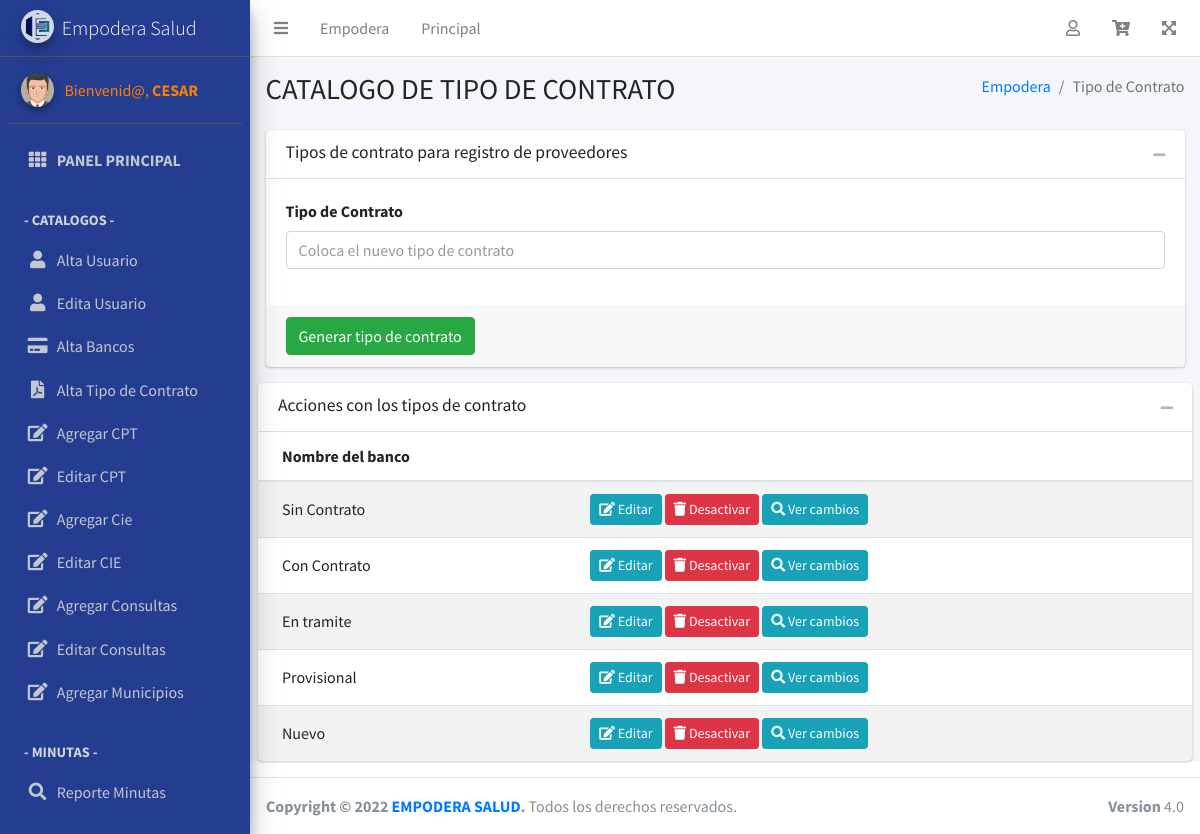
Page /agregarTipoContrato.php (signed in) on the committed database.
### tables this page shows
CREATE TABLE `situacioncontrato`  (
  `idSituacionContrato` int(11) NOT NULL AUTO_INCREMENT,
  `situacion` varchar(255) NULL DEFAULT NULL,
  `estatus` int(11) NULL DEFAULT NULL,
  PRIMARY KEY (`idSituacionContrato`) USING BTREE
);

### agregarTipoContrato.php (the view, shortened to what this page needs)
<?php
require_once ("header.php");
require_once ("menu.php");
include('class/altaTipoContrato.php');
?>
  <div class="content-wrapper">
    <section class="content-header">
      <div class="container-fluid">
        <div class="row mb-2">
          <div class="col-sm-6">
            <h1>CATALOGO DE TIPO DE CONTRATO</h1>
          </div>
          <div class="col-sm-6">
            <ol class="breadcrumb float-sm-right">
              <li class="breadcrumb-item"><a href="#">Empodera</a></li>
              <li class="breadcrumb-item active">Tipo de Contrato</li>
            </ol>
          </div>
        </div>
      </div>
    </section>
    <section class="content">
      <div class="container-fluid">
        <div class="card card-default">
         <form action="" method="POST" autocomplete="off">
          <div class="card-header">
            <h3 class="card-title">Tipos de contrato para registro de proveedores</h3>
            <div class="card-tools">
              <button type="button" class="btn btn-tool" data-card-widget="collapse">
                <i class="fas fa-minus"></i>
              </button>
            </div>
          </div>
          <div class="card-body">
            <div class="row">
              <div class="col-md-12">
                <div class="form-group">
                  <label>Tipo de Contrato</label>
                 <input type="text" class="form-control" id="tipoContrato" name="tipoContrato" placeholder="Coloca el nuevo tipo de contrato" required>
                </div>
              </div>
            </div>
          </div>
          <div class="card-footer">
            <button type="submit" class="btn btn-success">Generar tipo de contrato</button>
          </div>
        </div>
        </div>
    </section>
        <section class="content">
      <div class="card">
        <div class="card-header">
          <h3 class="card-title">Acciones con los tipos de contrato</h3>
          <div class="card-tools">
            <button type="button" class="btn btn-tool" data-card-widget="collapse" title="Collapse">
              <i class="fas fa-minus"></i>
            </button>
          </div>
        </div>
        <div class="card-body p-0">
          <table class="table table-striped projects">
              <thead>
                  <tr>
                    <th>
                          Nombre del banco
                      </th>
                      <th>
                      </th>
                  </tr>
              </thead>
              <tbody>
                <?php
                  $query = 'SELECT * from situacioncontrato';
                            $res = mysqli_query($con,$query);
                            while ($registro = mysqli_fetch_array($res)) {
                              $idSituacionContrato=$registro['idSituacionContrato'];
                              $estatus=$registro['estatus'];
                  ?>
                  <tr>
                    <td>
                          <?php echo $registro['situacion'] ?>
                      </td>
                      <td>
                          <a class="btn btn-info btn-sm" href="editarSituacionContrato?id=<?php echo $idSituacionContrato; ?>">
                              <i class="fas fa-edit">
                              </i>
                              Editar
                          </a>
                          <?php if ($estatus==1) { ?>
                          <button type="button" class="btn btn-danger btn-sm" data-toggle="modal" data-target="#borrarBanco" id="btnDelete" data-id="<?php echo $idSituacionContrato ?>"> <i class="fas fa-trash">
                              </i>
                            Desactivar </button><?php } else { ?>
                            <button type="button" class="btn btn-success btn-sm" data-toggle="modal" data-target="#activarBanco" id="btnActivate" data-id="<?php echo $idSituacionContrato ?>"> <i class="fas fa-check">
                              </i>
                            Activar</button>
                          <?php } ?>
                          <button type="button" class="btn btn-info btn-sm" data-toggle="modal" data-target="#verActualizaciones" id="btnView" data-id="<?php echo $idSituacionContrato ?>"> <i class="fas fa-search">
                              </i>
                            Ver cambios</button>
                      </td>
                  </tr>
                <?php } ?>
              </tbody>
          </table>
        </div>
      </div>
    </section>
  </div>
  </div>
<?php
require_once ("footer.php");
?>
</body>
</html>

### rows in the picture
situacioncontrato: situacion "Sin Contrato"
situacioncontrato: situacion "Con Contrato"
situacioncontrato: situacion "En tramite"
situacioncontrato: situacion "Provisional"
situacioncontrato: situacion "Nuevo"

### other values in the picture
$nombre "CESAR"
